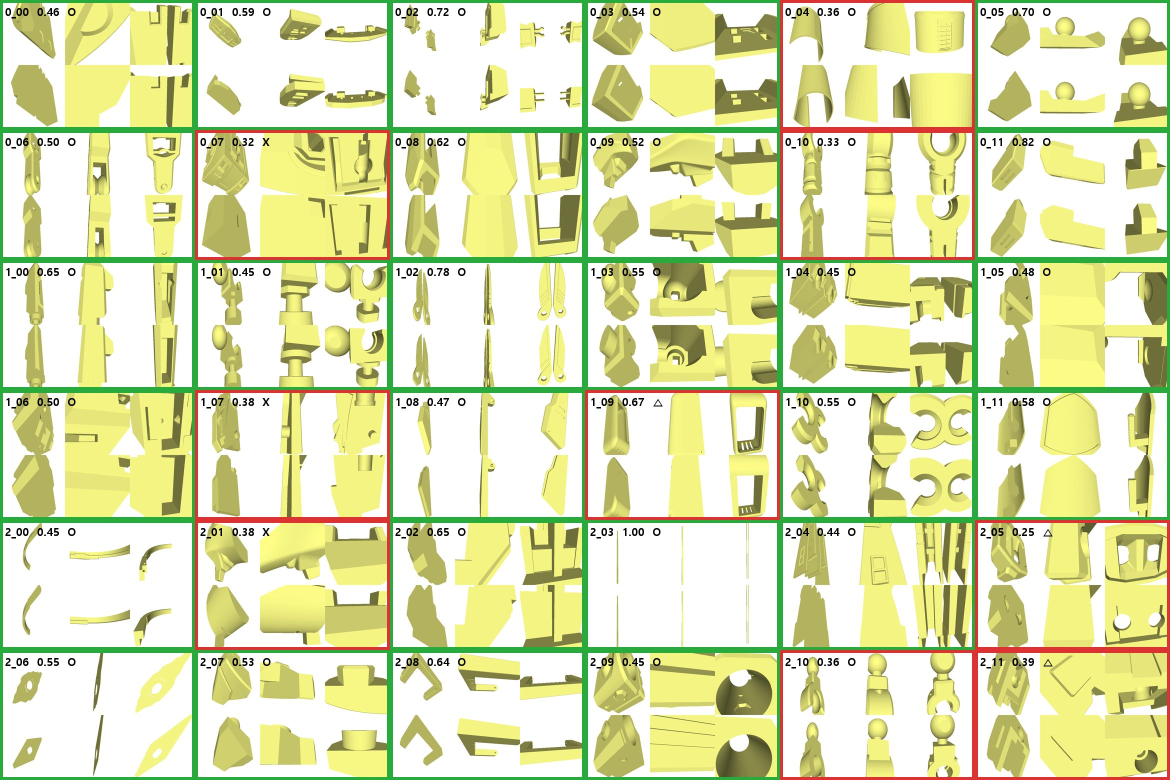
#> input picture 트레일/trail10_cadrille/runs/그림/사전0_36.jpg, 2340 x 1560 px (shown at 1/2 size)
$ python '무기재기2.py' '../트레일/trail10_cadrille/runs/그림/사전0_36.jpg' '../트레일/trail10_cadrille/runs/그림/구조_인코더시험.png' '../트레일/trail10_cadrille/runs/그림/구조_인코더시험.png'
#> lines starting #> are read from the running program, lines starting #| are printed output that depends on the picture; after the words box and inside, x2 and y2 are one past the last pixel; in counts of white or black regions, pixels touching at a corner belong together
### 건축3d/kinds.py
# -*- coding: utf-8 -*-
"""**종류를 센다.** 개수가 아니라 「서로 다른 형태가 몇 가지냐」다.

    python kinds.py D:/imggen/blades6/r6_gate_front.png [내판.png ...] [--min 40]

## 왜 필요한가

밀도(10만 화소당 선 덩어리)만 향해 루프를 돌렸더니 기둥이 **나사산**이 됐다.
같은 마디를 스물두 개 깔면 밀도는 오르는데 그림은 나빠진다.

`5_blender/부품/거리.py` 가 이미 같은 병을 적어놨다 —
`vend` 는 **물건 35개인데 종류는 여덟**이었고, 「화소는 찼는데 종류가 없었다」.

그래서 눈금이 둘이어야 한다. **밀도와 종류.**

## 어떻게 세나

윤곽마다 **푸리에 기술자**를 뽑는다. 윤곽 점을 복소수 z=x+iy 로 놓고 FFT 를 하면 —

    첫 계수(k=0)를 버리면      위치가 사라진다 (평행이동 불변)
    |계수| 만 쓰면             회전과 시작점이 사라진다
    |c1| 로 나누면             크기가 사라진다 (**큰 크로켓과 작은 크로켓이 같은 종류**)

남은 벡터가 「모양」이다. 가까운 것끼리 묶으면 그 묶음 수가 종류 수다.

## 문턱을 하나로 안 박는다

묶는 거리 문턱은 임의값이라, **여러 문턱에서 세서 같이 찍는다.**
표본 하나로 눈금을 긋지 않는다 (`LESSONS` — loop 를 표본 셋으로 그은 실수).

`demo()` 로 눈금을 잡았다 — **원·사각·삼각을 크기 셋씩 그려 놓으면 0.10 에서 셋으로 갈린다.**
그보다 넓으면 사각과 삼각이 붙고, 0.30 이면 다 한 가지가 된다.
장식처럼 서로 비슷한 것들은 더 좁혀야 할 수 있다 — 그래서 넷을 같이 찍는다.
"""
import sys

import cv2
import numpy as np

N_PT = 128                 # 윤곽을 몇 점으로 다시 샘플링하나
N_HARM = 16                # 쓸 하모닉 수. 낮을수록 큰 형태만 본다
THRESHOLDS = (0.10, 0.15, 0.20, 0.30)


def imread(path):
    """**한글 경로용.** `cv2.imread` 는 윈도우에서 비ASCII 경로를 조용히 못 읽는다."""
    return cv2.imdecode(np.fromfile(path, dtype=np.uint8), cv2.IMREAD_COLOR)
#> returned value is the input picture: shape (1560, 2340, 3); mean B, G, R 177.1, 225.8, 221.6


def imwrite(path, im):
    """같은 이유. `cv2.imwrite` 는 실패해도 예외가 없어서 **파일만 안 생긴다.**"""
    ok, buf = cv2.imencode(".png", im)
    assert ok, path
    buf.tofile(path)


# [102 lines left out: functions gold_mask, resample, descriptor, cluster, count, demo and 1 more, not called in this run]


# [15 lines that do not run on import are left out]


COLORS = [(60, 200, 240), (240, 120, 60), (90, 220, 120), (220, 90, 220),
          (240, 230, 90), (120, 120, 250), (250, 170, 90), (140, 250, 250),
          (200, 60, 140), (90, 250, 190), (250, 90, 90), (170, 200, 60),
          (120, 60, 250), (60, 140, 200), (200, 200, 200), (250, 60, 200),
          (60, 250, 60), (200, 140, 250)]


# [47 lines left out: function draw, not called in this run]

### 무기3d/무기재기2.py
# -*- coding: utf-8 -*-
"""**앞모습과 옆모습을 같이 재서 단면까지 뽑는다.**

    python 무기재기2.py D:/imggen/weapons/w_front.png D:/imggen/weapons/w_side.png 무기2.json

## 1차와 뭐가 다른가

1차(`무기재기.py`)는 `r5_up_hero` 로 쟀는데 그건 **검이 카메라로 쏟아지는 원근 컷**이라,
카메라를 향한 날이 짧고 뚱뚱하게 찍혀 **병 모양**이 나왔다. 세장비 1.0~9.9 는
무기의 성질이 아니라 「그 무기가 카메라를 얼마나 향했나」였다.
`LESSONS`(원근 컷에서 길이 쓰지 않기) 에 적혀 있던 실수를 그대로 했다.

여기서는 원근 없는 판 둘을 쓴다 —

    앞모습   반폭 프로필 (검이 얼마나 넓나)
    옆모습   **두께 프로필** (검이 얼마나 얇나)

둘을 곱하면 **단면**이 나온다. 1차에서 `guessed` 였던 두께 0.22 와 마름모 단면이
여기서 `measured` 가 된다. **그게 검과 둔기를 가르는 값이다** — 검은 납작하고 둔기는 굵다.

## 마스크가 바뀐다

1차는 금색을 잡았는데 이 판의 무기는 **흰색/은색이고 자루만 금**이다.
배경이 단색이라 **「배경이 아닌 것」**으로 잡는다 — 네 귀퉁이 색의 중앙값을 배경으로 본다.
"""
import json
import sys

import numpy as np

sys.path.insert(0, r"G:\art2real\건축3d")
import kinds as K                                             # noqa: E402

cv2 = K.cv2
N_BIN = 24


def not_bg(im, tol=42):
    """**배경이 아닌 것.** 네 귀퉁이 색의 중앙값을 배경으로 보고 그것과 먼 화소를 남긴다."""
#> called with tol = 42
    h, w = im.shape[:2]
#> h = 1400; w = 2100
    c = 24
    corners = np.concatenate([im[:c, :c].reshape(-1, 3), im[:c, -c:].reshape(-1, 3),
                              im[-c:, :c].reshape(-1, 3), im[-c:, -c:].reshape(-1, 3)])
#> corners = 2304 rows, first 8: [80, 176, 33], [71, 171, 34], [61, 168, 38], [57, 170, 37], [60, 174, 34], [65, 174, 32], [69, 171, 30], [73, 171, 33]
    bg = np.median(corners, axis=0)
#> bg = [173.5, 225, 231]
    d = np.abs(im.astype(np.int16) - bg[None, None, :]).sum(axis=2)
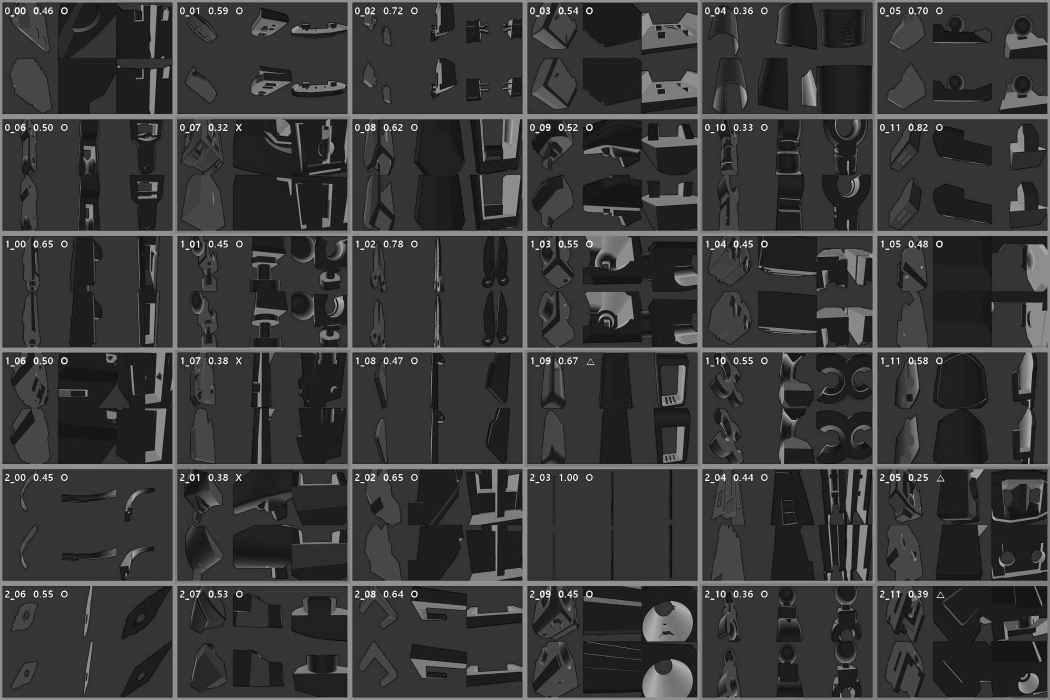
#> d: shape (1400, 2100) float64 (shown at 1/2 size); min 2.5, max 629.5, mean 145.7; drawn with min black and max white
    m = (d > tol).astype(np.uint8)
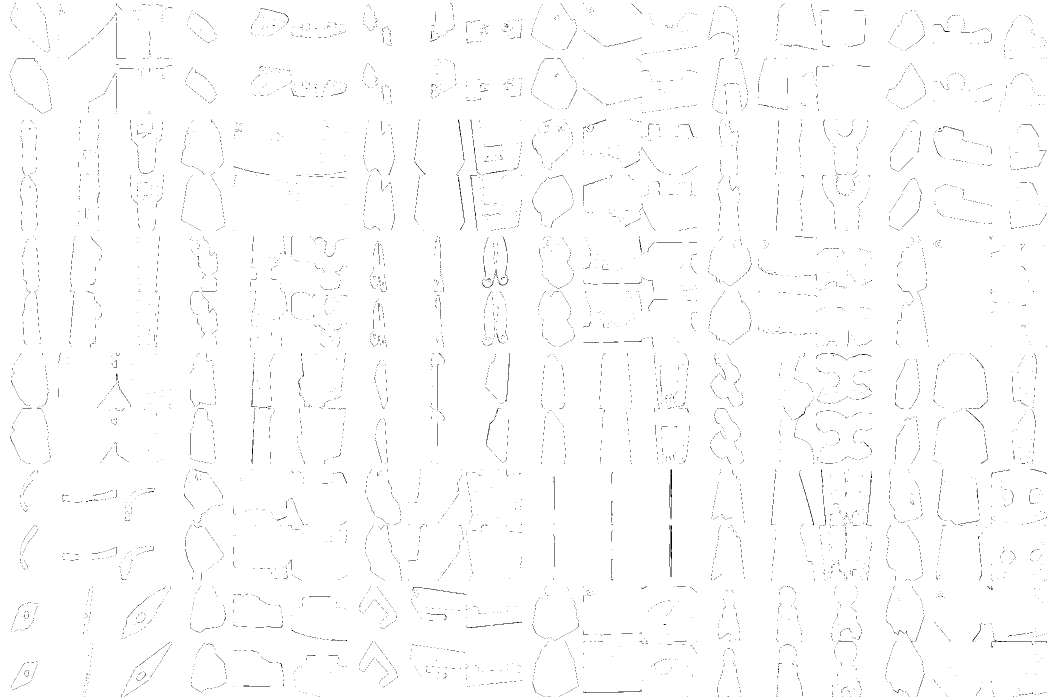
#> m: shape (1400, 2100) (shown at 1/2 size); values 0 (black) and 1 (white), 99.1% white; black in thin lines or dots
    k = cv2.getStructuringElement(cv2.MORPH_ELLIPSE, (3, 3))
    m = cv2.morphologyEx(m, cv2.MORPH_CLOSE, k, iterations=2)
#> m: shape (1400, 2100); every value is 1
    return cv2.morphologyEx(m, cv2.MORPH_OPEN, k, iterations=1)


def shapes(path, hgt=1400, min_area=900.0):
    """판에서 무기를 하나씩 뽑아 (반폭 프로필, 화면 길이) 로 돌려준다."""
    im = K.imread(path)
    assert im is not None, path
    im = np.ascontiguousarray(
        cv2.resize(im, (int(round(im.shape[1] * hgt / im.shape[0])), hgt),
                   interpolation=cv2.INTER_AREA))
    m = not_bg(im)
    cs, _ = cv2.findContours(m, cv2.RETR_EXTERNAL, cv2.CHAIN_APPROX_NONE)
#> cs = 1 contour; box (x1, y1, x2, y2) and area: (0, 0, 2100, 1400) 2936501
    out = []
    for c in cs:
        if cv2.contourArea(c) < min_area or len(c) < 12:
            continue
        p = c.reshape(-1, 2).astype(np.float64)
        p -= p.mean(axis=0)
        _, _, vt = np.linalg.svd(p, full_matrices=False)
        q = p @ vt.T
        lo, hi = q[:, 0].min(), q[:, 0].max()
        L = hi - lo
        if L < hgt * 0.12:                       # 무기는 길다. 짧으면 부스러기다
            continue
        prof = []
        for i in range(N_BIN):
            a = lo + L * i / N_BIN
            b = lo + L * (i + 1) / N_BIN
            w = q[(q[:, 0] >= a) & (q[:, 0] < b), 1]
            prof.append(0.0 if len(w) == 0 else float((w.max() - w.min()) / 2.0 / L))
        if sum(prof[:6]) < sum(prof[-6:]):       # 뾰족한 쪽을 앞으로
            prof = prof[::-1]
        # **색도 잰다.** 원화가 이미 은날·금가드·붉은자루로 갈라놨으니 지어낼 필요가 없다.
        # 축을 따라 위 6할이 날, 아래 4할이 자루다
        fill = np.zeros(m.shape, np.uint8)
        cv2.drawContours(fill, [c], -1, 1, -1)
        ys, xs = np.nonzero(fill)
        pp = (np.c_[xs, ys].astype(np.float64) - np.c_[xs, ys].mean(axis=0)) @ vt.T
        t = (pp[:, 0] - lo) / max(L, 1e-6)
        def med(sel):
            # **먹선을 걷어낸다.** 날이 얇아 화소의 절반이 외곽선이라, 그냥 중앙값을 내면
            # 은색 날이 진갈색으로 나온다 (처음에 그렇게 나왔다). 어두운 쪽 55% 를 버린다
            if sel.sum() < 20:
                return None
            px = im[ys[sel], xs[sel]].astype(np.float64)
            v = px.max(axis=1)
            keep = px[v >= np.percentile(v, 55)]
            if len(keep) < 5:
                keep = px
            b, g, r = np.median(keep, axis=0)
            return [round(r / 255.0, 4), round(g / 255.0, 4), round(b / 255.0, 4)]
        blade = med(t < 0.6)
        hilt = med(t >= 0.6)
        out.append({"반폭": [round(v, 5) for v in prof], "길이": round(float(L), 1),
                    "날색": blade, "자루색": hilt})
#> this loop made 1 pass
#> (vt, lo, hi, L, hilt) on pass 1: ([[1, 0], [0, 1]], -1049.5, 1049.5, 2099, [1, 1, 1])
#> after the loop, out = 1 item
    out.sort(key=lambda r: -r["길이"])
    return out, m


def main():
    front, side, dst = sys.argv[1], sys.argv[2], sys.argv[3]
    fw, fm = shapes(front)
#> fw = 1 item
    sw, sm = shapes(side)
#> call 2 of shapes, with hgt = 1400, min_area = 900
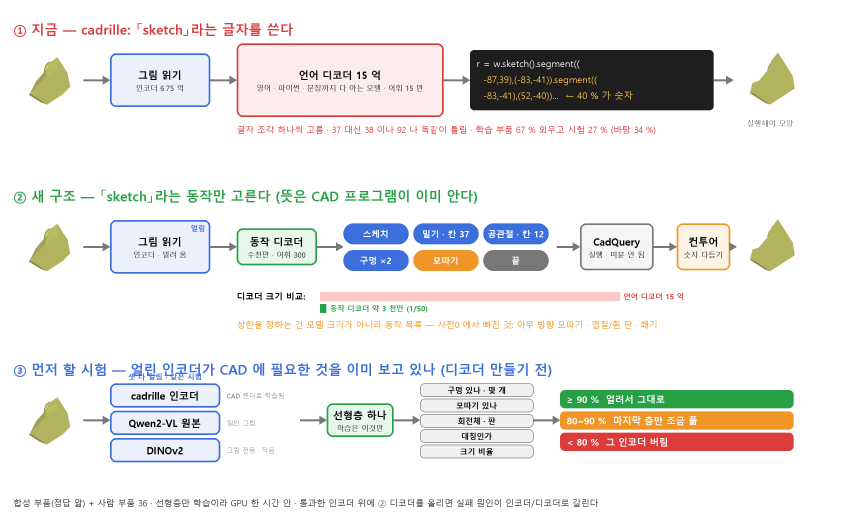
#> input picture 트레일/trail10_cadrille/runs/그림/구조_인코더시험.png, 2600 x 1560 px (shown at 1/3 size)
#> in imread, returned value is the input picture: shape (1560, 2600, 3); mean B, G, R 231.9, 233.5, 234.9
#> in shapes (call 2), `im = np.ascontiguousarray( cv2.resize(im, (int(round(im.shape[1] * hgt..`:
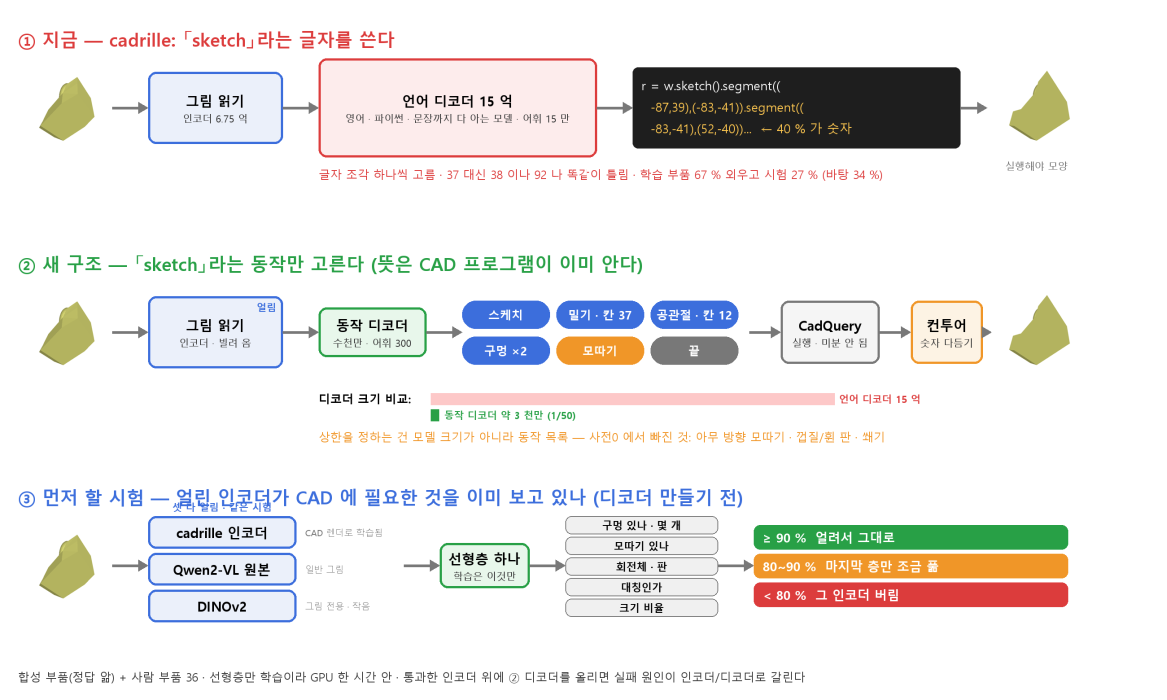
#> im: shape (1400, 2333, 3) (shown at 1/2 size); mean B, G, R 231.9, 233.5, 234.9
#> call 2 of not_bg, with tol = 42
#> in not_bg (call 2), `h, w = im.shape[:2]`: w = 2333
#> in not_bg (call 2), `corners = np.concatenate([im[:c, :c].reshape(-1, 3), im[:c, -c:].resha..`: corners = 2304 rows, first 8: [255, 255, 255], [255, 255, 255], [255, 255, 255], [255, 255, 255], [255, 255, 255], [255, 255, 255], [255, 255, 255], [255, 255, 255]
#> in not_bg (call 2), `bg = np.median(corners, axis=0)`: bg = [255, 255, 255]
#> in not_bg (call 2), `m = (d > tol).astype(np.uint8)`: m: shape (1400, 2333); values 0 (black) and 1 (white), 16.8% white; 766 white regions (22 under 20 px), largest, box (x1, y1, x2, y2) and area: (224, 116, 1975, 315) 121290, (807, 1085, 2137, 1177) 58920, (1507, 1164, 2137, 1215) 30671
#> in not_bg (call 2), `k = cv2.getStructuringElement(cv2.MORPH_ELLIPSE, (3, 3))`: k = [[0, 1, 0], [1, 1, 1], [0, 1, 0]]
#> in not_bg (call 2), `m = cv2.morphologyEx(m, cv2.MORPH_CLOSE, k, iterations=2)`:
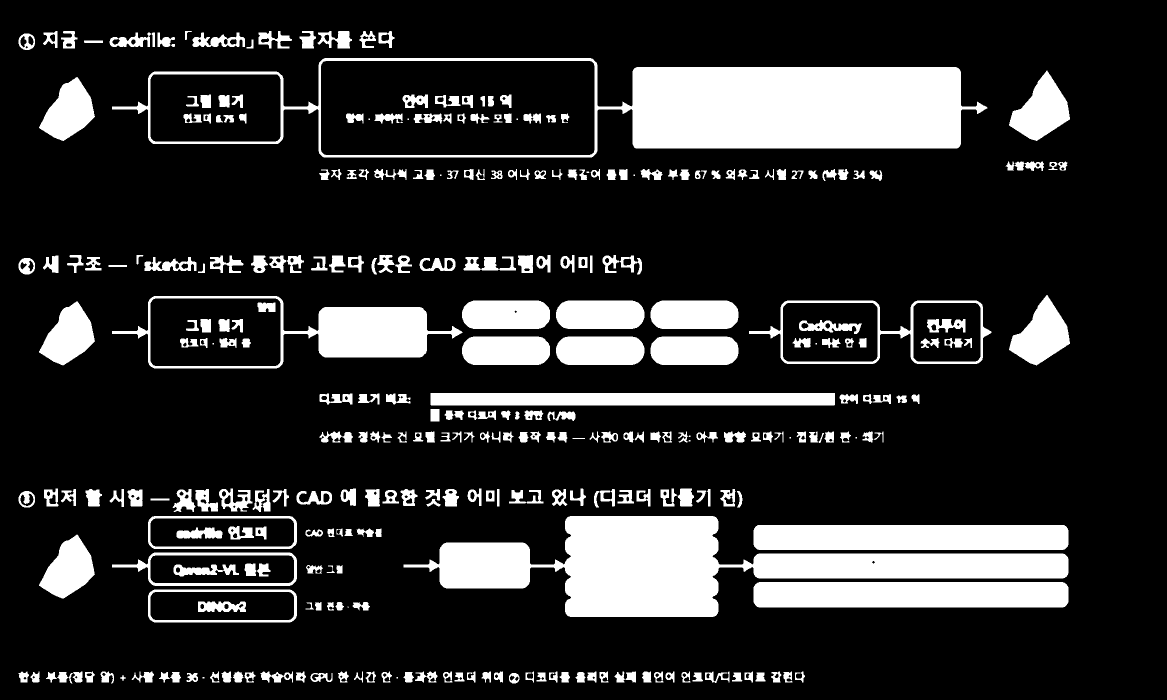
#> m: shape (1400, 2333) (shown at 1/2 size); values 0 (black) and 1 (white), 17.8% white; 328 white regions (14 under 20 px), largest, box (x1, y1, x2, y2) and area: (224, 116, 1975, 315) 121701, (807, 1032, 2137, 1234) 110458, (1507, 1164, 2137, 1215) 31956
#> in not_bg (call 2), `return cv2.morphologyEx(m, cv2.MORPH_OPEN, k, iterations=1)`: returned value: shape (1400, 2333); values 0 (black) and 1 (white), 17.7% white; 381 white regions (53 under 20 px)
#> in shapes (call 2), `cs, _ = cv2.findContours(m, cv2.RETR_EXTERNAL, cv2.CHAIN_APPROX_NONE)`: cs = 316 contours, 47 with area under 20; largest, box (x1, y1, x2, y2) and area: (224, 116, 1975, 315) 256936, (807, 1032, 2137, 1234) 108835, (224, 592, 925, 737) 61606, (1498, 601, 1983, 728) 43842, (1507, 1164, 2137, 1215) 31292
#> the loop in shapes (call 2), `for c in cs:` made 316 passes
#> (lo, hi, L) on passes 84, 208, 209, 211, 213, 214, 300: (-187.2, 182.2, 369.4), (-88.01, 88, 176), (-87.75, 87.28, 175), (-249, 235, 484), (-88.01, 87.99, 176), (-87.75, 87.28, 175), (-855.9, 894.1, 1750)
#> c on pass 9: [[794, 1354], [793, 1355], [794, 1356], [795, 1355]]
#> after the loop in shapes (call 2), `for c in cs:`:
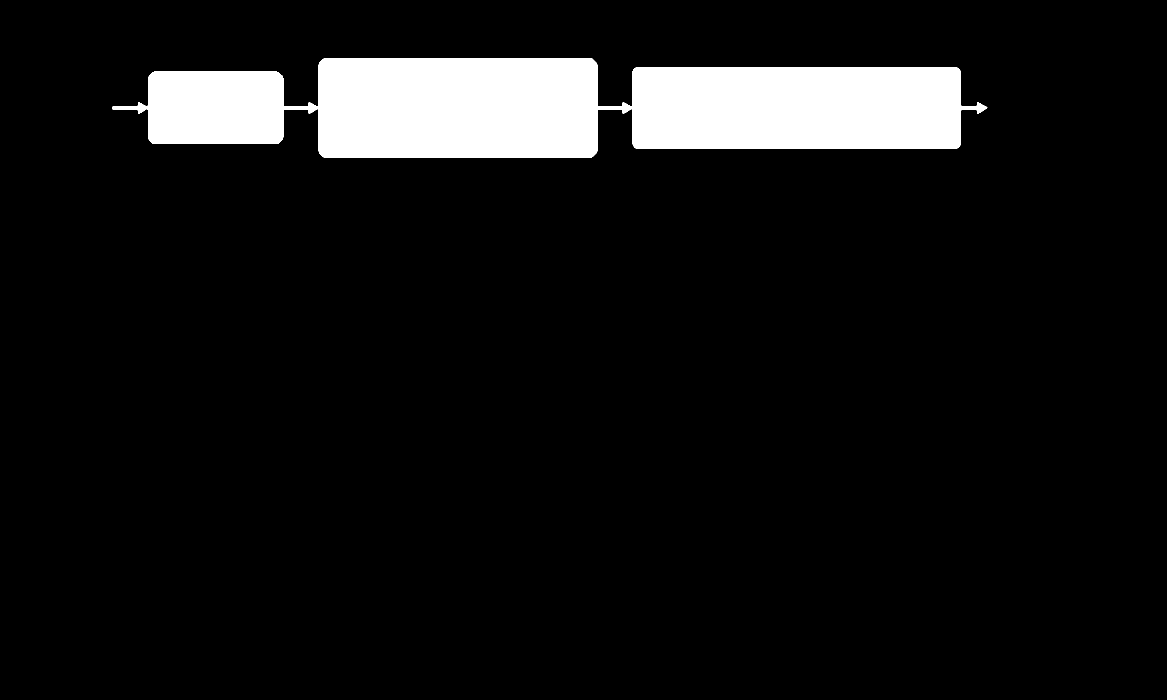
#> fill: shape (1400, 2333) (shown at 1/2 size); values 0 (black) and 1 (white), 7.9% white; 1 white region, box (x1, y1, x2, y2) and area: (224, 116, 1975, 315) 259129
#> after the loop in shapes (call 2), `for c in cs:`: out = 16 items
#> sw = 16 items
    K.imwrite(dst.replace(".json", "_front_mask.png"), fm * 255)
#> in imwrite, `ok, buf = cv2.imencode(".png", im)`: buf = 5695 values, max 253 at index 52, min 0 at index 8, mean 117.5
    K.imwrite(dst.replace(".json", "_side_mask.png"), sm * 255)

    # 두께 — 옆모습 무기들의 반폭 중앙값. **날 부분(위 6할)만** 본다. 가드는 튀어나온다
    def blade_part(prof):
        return prof[:int(len(prof) * 0.6)]
    sv = sorted(np.median(blade_part(r["반폭"])) for r in sw)
#> sv = [0.0149, 0.0389, 0.0398, 0.0463, 0.0546, 0.0896, 0.103, 0.109, 0.109, 0.13, 0.159, 0.159, 0.16, 0.16, 0.16, 0.16]
    wd = float(np.median([np.median(blade_part(r["반폭"])) for r in fw])) if fw else None
#> wd = 0.333
    # **판이 반만 옆모습이다.** 0.0105~0.0362 로 3.4배 벌어졌다 — 어떤 건 날을 눕혀 그렸다.
    # 제일 얇은 것이 진짜 날세운 것이므로 그걸 쓰고, 중앙값도 같이 적어 의심을 남긴다
    ratio = (float(sv[0]) / wd) if (sv and wd) else None
#> ratio = 0.0446
    ratio_med = (float(np.median(sv)) / wd) if (sv and wd) else None
#> ratio_med = 0.328

    out = {"front": front, "side": side,
           "앞모습": {"자루수": len(fw), "무기": fw},
           "옆모습": {"자루수": len(sw), "무기": sw},
           "두께비": {"v": round(ratio, 4) if ratio else None,
                      "중앙값판": round(ratio_med, 4) if ratio_med else None,
                      "src": "measured(제일 얇은 옆모습 / 앞모습 중앙값) — "
                             "판이 반만 옆모습이라 중앙값을 쓰면 0.65 로 과대"}}
    json.dump(out, open(dst, "w", encoding="utf-8"), ensure_ascii=False, indent=1)
    print("MEASURE2 앞 %d 자루 · 옆 %d 자루 · **두께비 %s** -> %s"
          % (len(fw), len(sw), ("%.3f" % ratio) if ratio else "못 쟀다", dst))
#| MEASURE2 앞 1 자루 · 옆 16 자루 · **두께비 0.045** -> ../트레일/trail10_cadrille/runs/그림/구조_인코더시험.png
    for r in fw[:6]:
        p = r["반폭"]
        print("  길이 %5.0f  세장비 %5.1f  %s"
              % (r["길이"], 1.0 / max(max(p) * 2, 1e-6),
                 " ".join("%.3f" % v for v in p[::4])))
#> this loop made 1 pass
#|   길이  2099  세장비   1.5  0.333 0.333 0.333 0.333 0.333 0.333


def demo():
    """배경 위에 얇은 막대 셋을 그려, **셋을 다 찾고 프로필이 일정한지** 본다."""
    im = np.full((600, 400, 3), (90, 120, 120), np.uint8)
    for i, w in enumerate((6, 12, 20)):
        cv2.rectangle(im, (80 + i * 110 - w, 80), (80 + i * 110 + w, 520), (240, 240, 240), -1)
    m = not_bg(im)
    cs, _ = cv2.findContours(m, cv2.RETR_EXTERNAL, cv2.CHAIN_APPROX_NONE)
    big = [c for c in cs if cv2.contourArea(c) > 900]
    assert len(big) == 3, len(big)
    print("무기재기2.demo OK  막대 %d 개를 배경에서 분리" % len(big))


if __name__ == "__main__":
    if "--demo" in sys.argv:
        demo()
    else:
        main()
